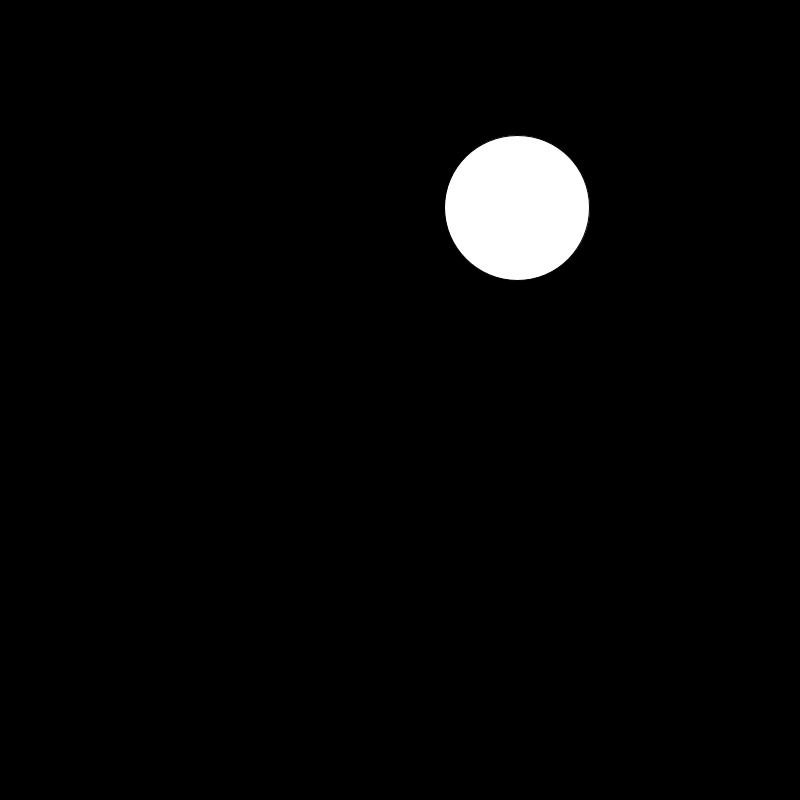
Frame 1 (no input)
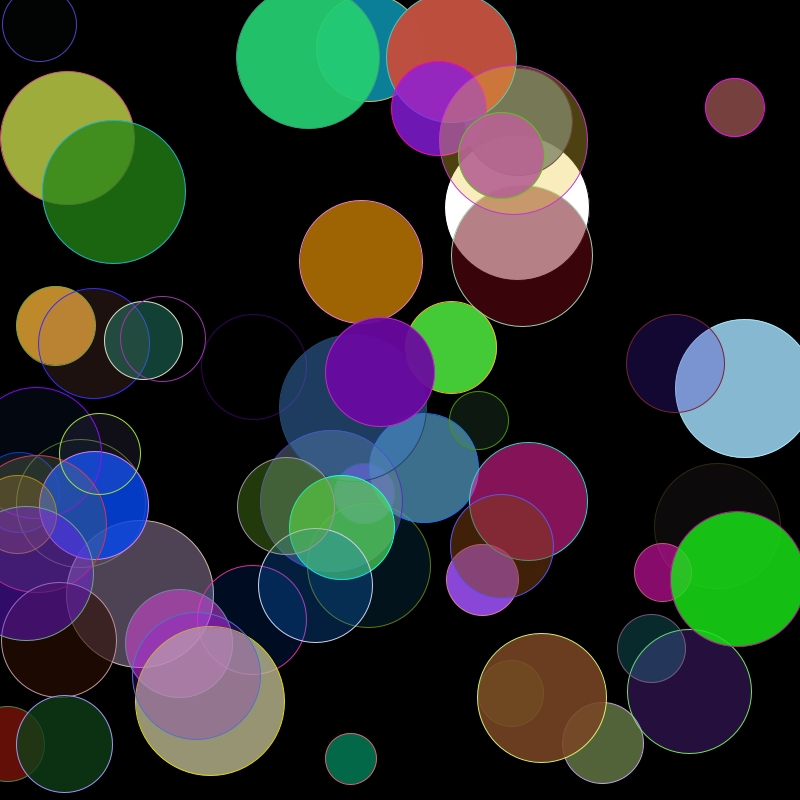
Frame 60 (the mouse pressed at the canvas centre just before this capture)
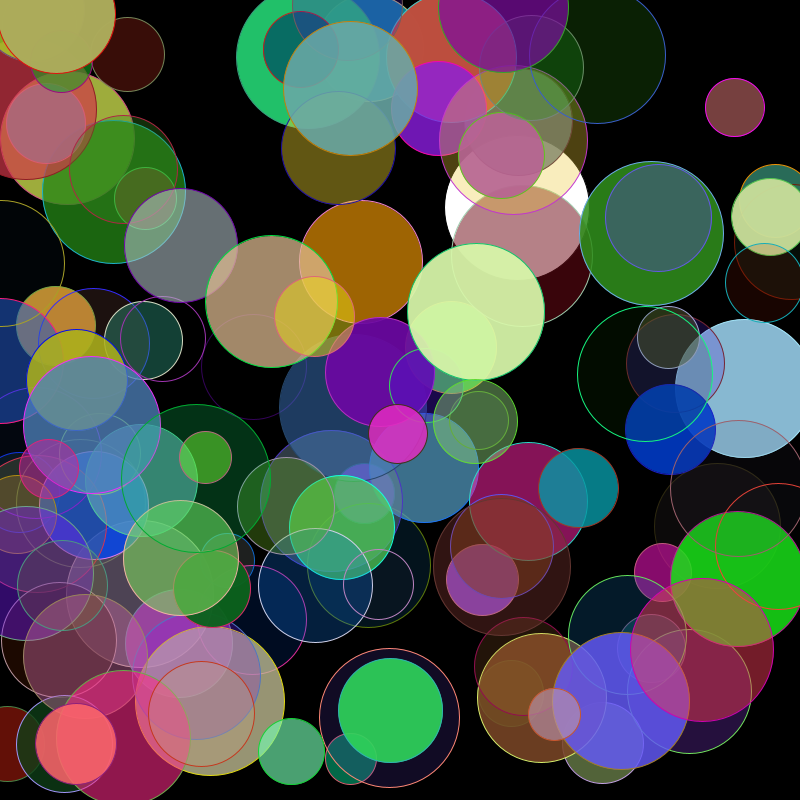
Frame 120 (the mouse held since frame 60 and released just before this capture)

The Processing sketch that drew these frames (run headless with seeded random() and noise(); from frame 60 on, the mouse is pressed at the canvas centre):

// Processing sketch: bit2atom20210918_basicElements_2
// ── bit2atom20210918_basicElements_2.pde
boolean withStroke;
boolean withFill;

void setup() {
  size(800, 800);
  background(0);
}

void draw() {
  float xx = random(width);
  float yy = random(0, height);
  float dia = random(50, 150);
  float alpha = random(255);

  float choice = random(1);
  if (choice < 0.3) {
    withStroke = true;
    noFill();
  } else if(choice < 0.6){
    withFill = true;
    noStroke();
  }
  
  if (withStroke) {
    stroke(random(255), random(255), random(255));
  }

  if (withFill) {
    fill(random(255), random(255), random(255), alpha);
  }

  ellipse(xx, yy, dia, dia);
}
